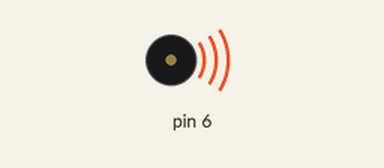
Recording of a sketch running on a simulated Arduino Uno, built with avr-gcc and run on an emulated ATmega328P. Shown: buzzer (waves = sounding).

Above: at 0.2 s.
Timing chart, 0 to 3.0 s (numbered marks = the images above):
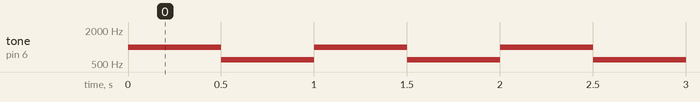

The sketch:

sound-buzzer.ino
```cpp
void setup() {
  // put your setup code here, to run once:
pinMode(6,OUTPUT);
}

void loop() {
  // put your main code here, to run repeatedly:
 tone(6,1000);
 delay(500);
 noTone(6);

 tone(6,600);
 delay(500);
 noTone(6);


}
```

Measured:
- by itself, tone on pin 6: alternates 1000 Hz for 0.50 s and 600 Hz for 0.50 s
